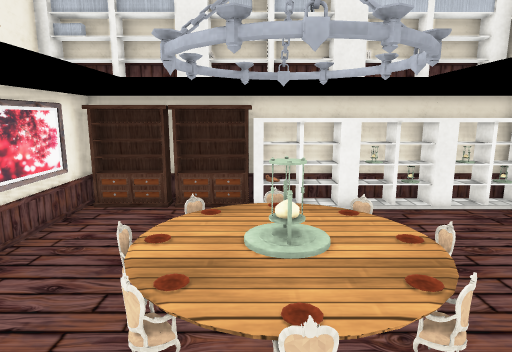
view 1 (above)

14 first-person views from a walk through a Unity game level. The camera is 1.5 m above the floor, tilts 10° down and sees 75° across. Doors are open. The floor is counted in squares, 0.5 m on a side. Each view is taken from the middle of a square. On the plan, view 1 faces up. The plan holds only what a view shows up to about 20 squares ahead; the rest is blank. The place goes on beyond the plan. The player character is not drawn. Some surface patterns are stand-ins.

view 2
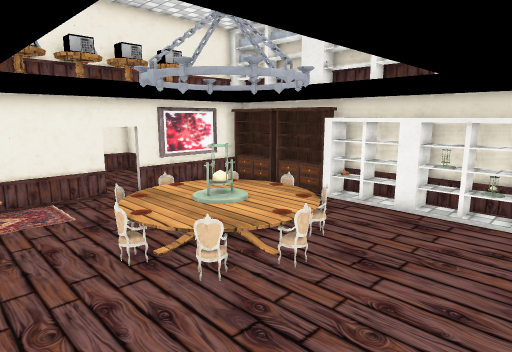

view 3
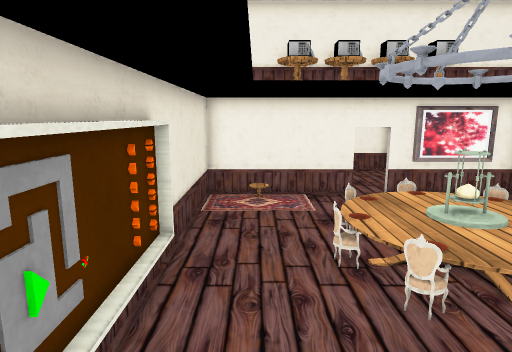

view 4
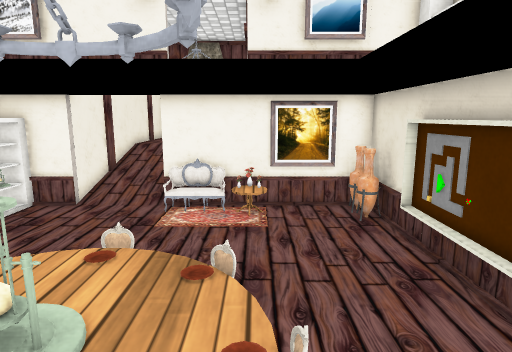

view 5
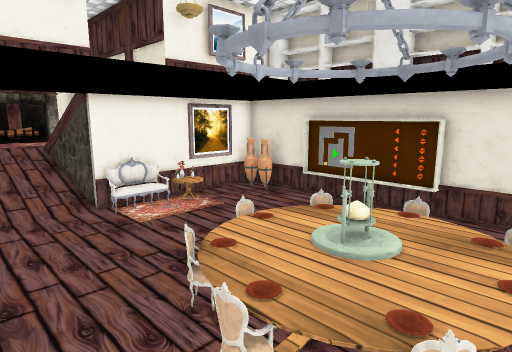

view 6
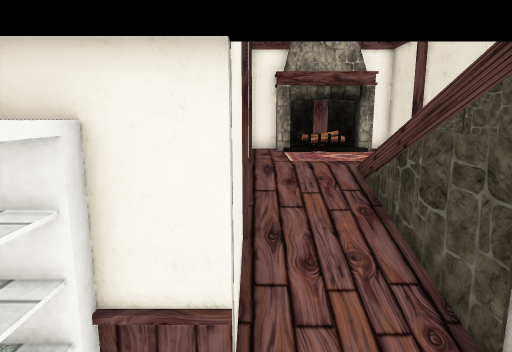

view 7
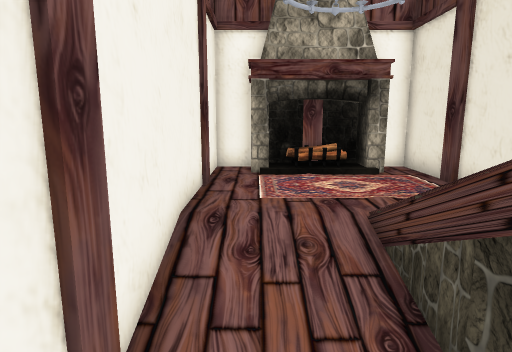

view 8
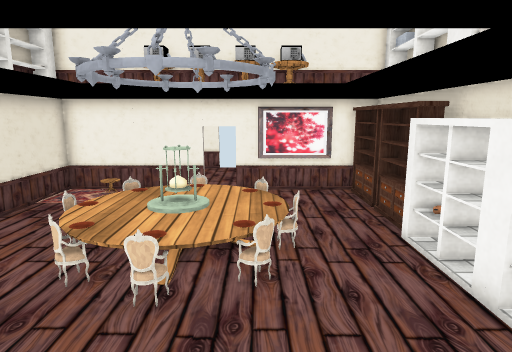

view 9
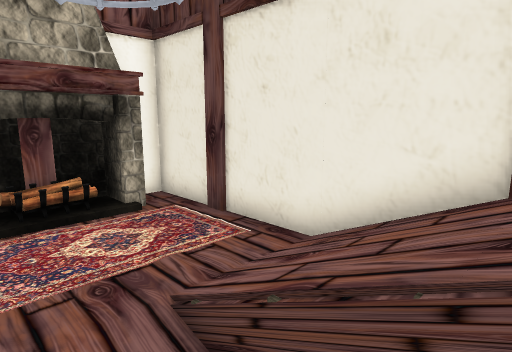

view 10
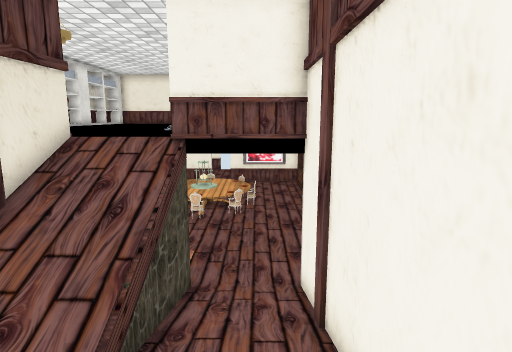

view 11
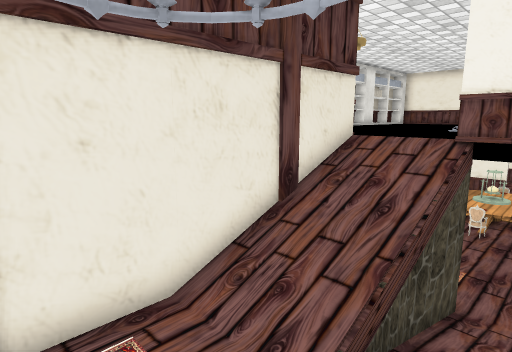

view 12
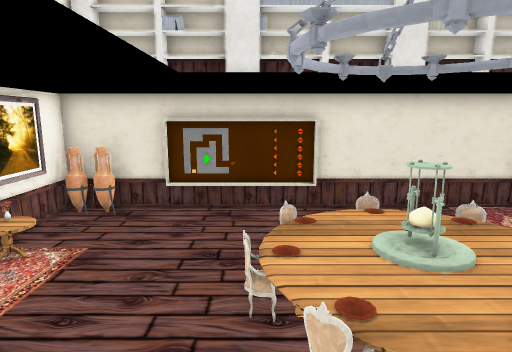

view 13
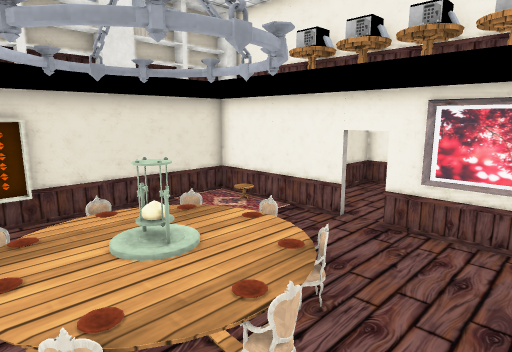

view 14
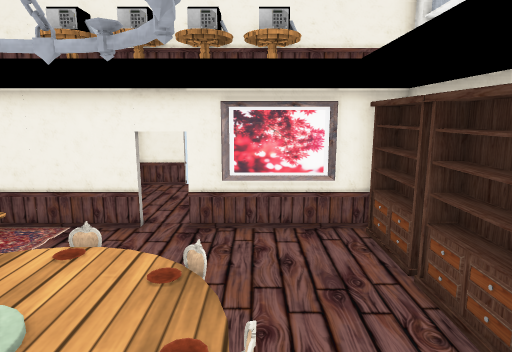

### Floor plan
Key: @ floor where view 1 was taken; # wall or solid block; . main floor; : floor 0.75 m higher than the main floor; + floor 1 m higher than the main floor; * floor 2 m higher than the main floor; / step, stairs or slope; D open door; = window, fence, low wall or low ledge; R rug; F fireplace; O other object.
Columns run from 6 left of view 1 to 21 right of it. Each row starts with its distance up from view 1.
 12        #####
 11 #########=######
 10 #..............##
  9 #............../############
  8 #.....O..........////::::FF#
  7 #....OOOO........////::  FF#
  6 D....OOOO......O##==//:  FF#
  5 D...OOOOOO.... **////+:  FF#
  4 #...OOOOO.....R**////+:::: #
  3 #.....OO......O#############
  2 #..............#
  1 # .............O
  0 #.....@.......#O
 -1 ################

Where each view was taken, in squares from view 1:
view 1: 0 up, 0 right, facing up
view 2: 0 up, 7 right, facing up-left
view 3: 1 up, 7 right, facing left
view 4: 3 up, 2 left, facing right
view 5: 10 up, 2 left, facing down-right
view 6: 9 up, 6 right, facing right
view 7: 8 up, 10 right, facing right
view 8: 7 up, 8 right, facing left
view 9: 8 up, 12 right, facing down-right
view 10: 8 up, 18 right, facing left
view 11: 8 up, 18 right, facing down-left
view 12: 10 up, 3 right, facing down
view 13: 10 up, 3 right, facing down-left
view 14: 8 up, 3 right, facing left
